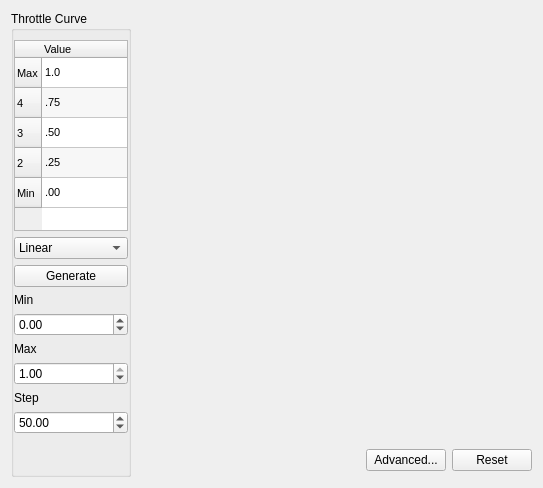
<?xml version="1.0" encoding="UTF-8"?>
<ui version="4.0">
 <class>MixerCurve</class>
 <widget class="QFrame" name="MixerCurve">
  <property name="geometry">
   <rect>
    <x>0</x>
    <y>0</y>
    <width>543</width>
    <height>488</height>
   </rect>
  </property>
  <property name="sizePolicy">
   <sizepolicy hsizetype="MinimumExpanding" vsizetype="MinimumExpanding">
    <horstretch>1</horstretch>
    <verstretch>1</verstretch>
   </sizepolicy>
  </property>
  <property name="minimumSize">
   <size>
    <width>441</width>
    <height>321</height>
   </size>
  </property>
  <property name="maximumSize">
   <size>
    <width>1000</width>
    <height>1000</height>
   </size>
  </property>
  <property name="baseSize">
   <size>
    <width>300</width>
    <height>300</height>
   </size>
  </property>
  <property name="windowTitle">
   <string>MixerCurve</string>
  </property>
  <property name="frameShape">
   <enum>QFrame::NoFrame</enum>
  </property>
  <property name="frameShadow">
   <enum>QFrame::Raised</enum>
  </property>
  <layout class="QGridLayout" name="gridLayout">
   <item row="0" column="1">
    <widget class="MixerCurveWidget" name="CurveWidget" native="true">
     <property name="sizePolicy">
      <sizepolicy hsizetype="MinimumExpanding" vsizetype="MinimumExpanding">
       <horstretch>0</horstretch>
       <verstretch>0</verstretch>
      </sizepolicy>
     </property>
     <property name="font">
      <font>
       <pointsize>7</pointsize>
      </font>
     </property>
    </widget>
   </item>
   <item row="0" column="0" rowspan="3">
    <widget class="QGroupBox" name="SettingsGroup">
     <property name="maximumSize">
      <size>
       <width>120</width>
       <height>16777215</height>
      </size>
     </property>
     <property name="title">
      <string>Throttle Curve</string>
     </property>
     <layout class="QVBoxLayout" name="verticalLayout">
      <property name="leftMargin">
       <number>0</number>
      </property>
      <property name="topMargin">
       <number>9</number>
      </property>
      <property name="rightMargin">
       <number>0</number>
      </property>
      <property name="bottomMargin">
       <number>0</number>
      </property>
      <item>
       <widget class="QTableWidget" name="CurveSettings">
        <property name="sizePolicy">
         <sizepolicy hsizetype="Expanding" vsizetype="Expanding">
          <horstretch>0</horstretch>
          <verstretch>0</verstretch>
         </sizepolicy>
        </property>
        <property name="maximumSize">
         <size>
          <width>65535</width>
          <height>200</height>
         </size>
        </property>
        <property name="font">
         <font>
          <pointsize>8</pointsize>
         </font>
        </property>
        <property name="frameShape">
         <enum>QFrame::StyledPanel</enum>
        </property>
        <property name="frameShadow">
         <enum>QFrame::Plain</enum>
        </property>
        <property name="verticalScrollBarPolicy">
         <enum>Qt::ScrollBarAlwaysOff</enum>
        </property>
        <property name="horizontalScrollBarPolicy">
         <enum>Qt::ScrollBarAlwaysOff</enum>
        </property>
        <property name="autoScroll">
         <bool>false</bool>
        </property>
        <property name="alternatingRowColors">
         <bool>true</bool>
        </property>
        <property name="rowCount">
         <number>5</number>
        </property>
        <property name="columnCount">
         <number>1</number>
        </property>
        <attribute name="horizontalHeaderStretchLastSection">
         <bool>true</bool>
        </attribute>
        <attribute name="verticalHeaderStretchLastSection">
         <bool>false</bool>
        </attribute>
        <row>
         <property name="text">
          <string>Max</string>
         </property>
        </row>
        <row>
         <property name="text">
          <string notr="true">4</string>
         </property>
        </row>
        <row>
         <property name="text">
          <string notr="true">3</string>
         </property>
        </row>
        <row>
         <property name="text">
          <string notr="true">2</string>
         </property>
        </row>
        <row>
         <property name="text">
          <string>Min</string>
         </property>
        </row>
        <column>
         <property name="text">
          <string>Value</string>
         </property>
         <property name="textAlignment">
          <set>AlignJustify|AlignVCenter</set>
         </property>
        </column>
        <item row="0" column="0">
         <property name="text">
          <string notr="true">1.0</string>
         </property>
        </item>
        <item row="1" column="0">
         <property name="text">
          <string notr="true">.75</string>
         </property>
        </item>
        <item row="2" column="0">
         <property name="text">
          <string notr="true">.50</string>
         </property>
        </item>
        <item row="3" column="0">
         <property name="text">
          <string notr="true">.25</string>
         </property>
        </item>
        <item row="4" column="0">
         <property name="text">
          <string notr="true">.00</string>
         </property>
        </item>
       </widget>
      </item>
      <item>
       <widget class="QComboBox" name="CurveType">
        <item>
         <property name="text">
          <string>Linear</string>
         </property>
        </item>
        <item>
         <property name="text">
          <string>Log</string>
         </property>
        </item>
        <item>
         <property name="text">
          <string>Exp</string>
         </property>
        </item>
        <item>
         <property name="text">
          <string>Flat</string>
         </property>
        </item>
        <item>
         <property name="text">
          <string>Step</string>
         </property>
        </item>
       </widget>
      </item>
      <item>
       <widget class="QPushButton" name="GenerateCurve">
        <property name="text">
         <string>Generate</string>
        </property>
       </widget>
      </item>
      <item>
       <widget class="QLabel" name="minLabel">
        <property name="text">
         <string>Min</string>
        </property>
        <property name="alignment">
         <set>Qt::AlignLeading|Qt::AlignLeft|Qt::AlignVCenter</set>
        </property>
       </widget>
      </item>
      <item>
       <widget class="QDoubleSpinBox" name="CurveMin">
        <property name="alignment">
         <set>Qt::AlignLeading|Qt::AlignLeft|Qt::AlignVCenter</set>
        </property>
        <property name="correctionMode">
         <enum>QAbstractSpinBox::CorrectToNearestValue</enum>
        </property>
        <property name="minimum">
         <double>-1.000000000000000</double>
        </property>
        <property name="maximum">
         <double>1.000000000000000</double>
        </property>
        <property name="singleStep">
         <double>0.010000000000000</double>
        </property>
        <property name="value">
         <double>0.000000000000000</double>
        </property>
       </widget>
      </item>
      <item>
       <widget class="QLabel" name="maxLabel">
        <property name="text">
         <string>Max</string>
        </property>
       </widget>
      </item>
      <item>
       <widget class="QDoubleSpinBox" name="CurveMax">
        <property name="correctionMode">
         <enum>QAbstractSpinBox::CorrectToNearestValue</enum>
        </property>
        <property name="minimum">
         <double>0.000000000000000</double>
        </property>
        <property name="maximum">
         <double>1.000000000000000</double>
        </property>
        <property name="singleStep">
         <double>0.010000000000000</double>
        </property>
        <property name="value">
         <double>1.000000000000000</double>
        </property>
       </widget>
      </item>
      <item>
       <widget class="QLabel" name="stepLabel">
        <property name="text">
         <string>Step</string>
        </property>
       </widget>
      </item>
      <item>
       <widget class="QDoubleSpinBox" name="CurveStep">
        <property name="correctionMode">
         <enum>QAbstractSpinBox::CorrectToNearestValue</enum>
        </property>
        <property name="value">
         <double>50.000000000000000</double>
        </property>
       </widget>
      </item>
      <item>
       <spacer name="verticalSpacer">
        <property name="orientation">
         <enum>Qt::Vertical</enum>
        </property>
        <property name="sizeHint" stdset="0">
         <size>
          <width>20</width>
          <height>40</height>
         </size>
        </property>
       </spacer>
      </item>
     </layout>
    </widget>
   </item>
   <item row="1" column="1">
    <widget class="QWidget" name="buttonGroup" native="true">
     <property name="sizePolicy">
      <sizepolicy hsizetype="MinimumExpanding" vsizetype="Minimum">
       <horstretch>0</horstretch>
       <verstretch>0</verstretch>
      </sizepolicy>
     </property>
     <layout class="QHBoxLayout" name="horizontalLayout_2">
      <property name="leftMargin">
       <number>0</number>
      </property>
      <property name="topMargin">
       <number>0</number>
      </property>
      <property name="rightMargin">
       <number>0</number>
      </property>
      <property name="bottomMargin">
       <number>0</number>
      </property>
      <item>
       <spacer name="horizontalSpacer">
        <property name="orientation">
         <enum>Qt::Horizontal</enum>
        </property>
        <property name="sizeHint" stdset="0">
         <size>
          <width>203</width>
          <height>16</height>
         </size>
        </property>
       </spacer>
      </item>
      <item>
       <widget class="QPushButton" name="PopupCurve">
        <property name="maximumSize">
         <size>
          <width>16777215</width>
          <height>32</height>
         </size>
        </property>
        <property name="text">
         <string>Advanced...</string>
        </property>
       </widget>
      </item>
      <item>
       <widget class="QPushButton" name="ResetCurve">
        <property name="maximumSize">
         <size>
          <width>16777215</width>
          <height>32</height>
         </size>
        </property>
        <property name="text">
         <string>Reset</string>
        </property>
       </widget>
      </item>
     </layout>
    </widget>
   </item>
  </layout>
 </widget>
 <customwidgets>
  <customwidget>
   <class>MixerCurveWidget</class>
   <extends>QWidget</extends>
   <header location="global">uavobjectwidgetutils/mixercurvewidget.h</header>
   <container>1</container>
  </customwidget>
 </customwidgets>
 <resources/>
 <connections/>
</ui>
